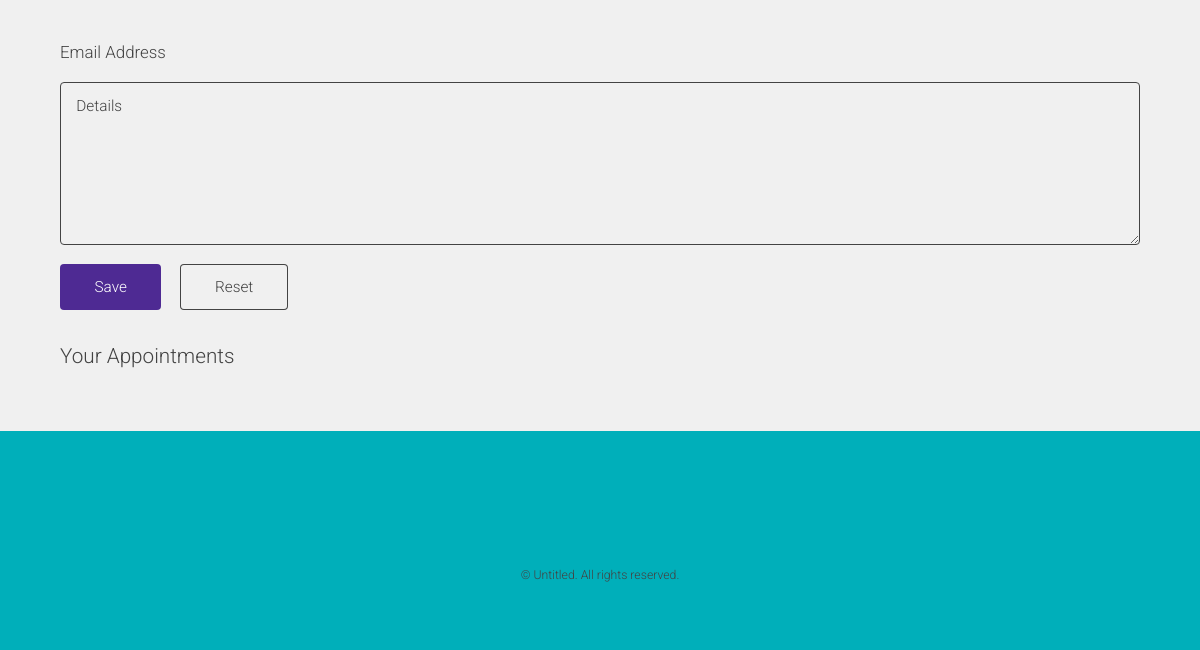
The app's page /calendar (signed in, lower part), older data.
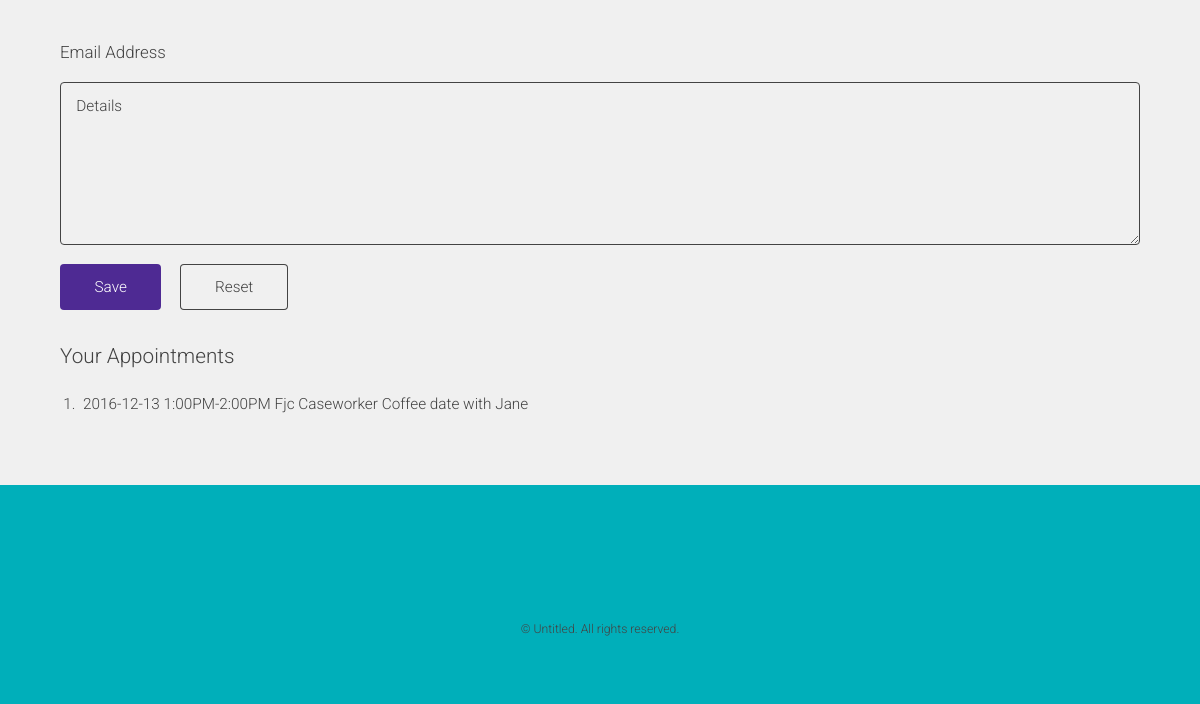
The same page, newer data.
### demo/models.py (models this page shows)
class Calendar(models.Model):
    cal_date = models.CharField(max_length=141)
    cal_time = models.CharField(max_length=141)
    cal_place = models.CharField(max_length=141)
    cal_people = models.CharField(max_length=141)
    cal_text = models.CharField(max_length=141)
    cal_email = models.CharField(max_length=141)
    pub_date = models.DateTimeField('date published')

### demo/views.py (the view)
# urls.py: url(r'^calendar', views.calendar, name='calendar'),
def calendar(request):
    state = request.session.get('IS_LOGIN',False)
    if not(state):
        return redirect('http://google.com')
    if len(request.POST) > 0:
        t = Calendar(cal_date=request.POST['cday'],cal_time=request.POST.get('ctime',False),cal_place=request.POST.get('place',False),cal_people=request.POST.get('people',False),cal_text=request.POST.get('appoint',False),cal_email=request.POST['email'], pub_date=timezone.now())
        t.save()
    cal_list = Calendar.objects.order_by('-pub_date')
    context = {
        'cal_list': cal_list,
        }
    return render(request, 'demo/calendar.html', context)

### demo/templates/demo/calendar.html (shortened to what this page needs)
<!DOCTYPE HTML>
<html>
<head>
    {% load static %}
    <link rel="stylesheet" href="{% static "assets/css/main.css" %}" />
    <link rel="stylesheet" type="text/css" href="{% static "assets/css/mobipick.css" %}" />
</head>
<body>
<div id="page-wrapper">
      <div id="main" class="wrapper style1">
        <div class="container">
      <section>
        <form method="post" action="{% url 'calendar' %}">
      <br></br>
      <br></br>
          <br></br>
          <br></br>
          <h4>Email Address</h4>
          <div class="row uniform 50%">
            <div class="12u$">
              <textarea name="email" id="detail" placeholder="Details" rows="6"></textarea>
            </div>
            <div class="12u$">
              <ul class="actions">
                <li><input type="submit" value="Save" class="special"  /></li>
                <li><input type="reset" value="Reset" /></li>
              </ul>
            </div>
          </div>
        </form>
      </section>
      <h3>Your Appointments</h3>
      <div id="appontments">
          {% if cal_list %}
          <ol>
              {% for cal in cal_list %}
              <li>{{ cal.cal_date }}
              {{ cal.cal_time }}
              {{ cal.cal_place }}
              {{ cal.cal_people }}
              {{ cal.cal_text }}
              {{ cal.cal_email}}</li>
              {% endfor %}
          </ol>
          {% endif %}
      </div>
  </div>
  </div>
    <footer id="footer">
        <ul class="icons">
            <li><a href="#" class="icon alt fa-twitter"><span class="label">Twitter</span></a></li>
            <li><a href="#" class="icon alt fa-facebook"><span class="label">Facebook</span></a></li>
            <li><a href="#" class="icon alt fa-linkedin"><span class="label">LinkedIn</span></a></li>
            <li><a href="#" class="icon alt fa-instagram"><span class="label">Instagram</span></a></li>
            <li><a href="#" class="icon alt fa-github"><span class="label">GitHub</span></a></li>
            <li><a href="#" class="icon alt fa-envelope"><span class="label">Email</span></a></li>
        </ul>
        <ul class="copyright">
            <li>&copy; Untitled. All rights reserved.</li>
        </ul>
    </footer>
</div>
</body>
</html>

Row changes from the older to the newer data that the page shows:
added Calendar: cal_date "2016-12-13", cal_time "1:00PM-2:00PM", cal_place "Fjc", cal_people "Caseworker", cal_text "Coffee date with Jane"
